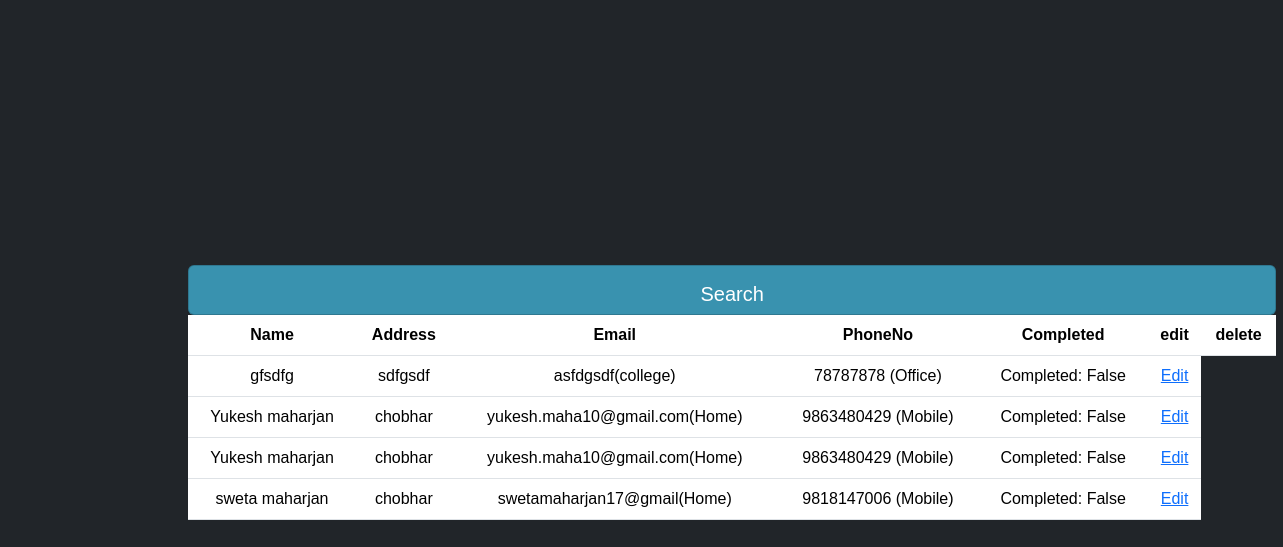
/table, run on an earlier commit of the app's database.
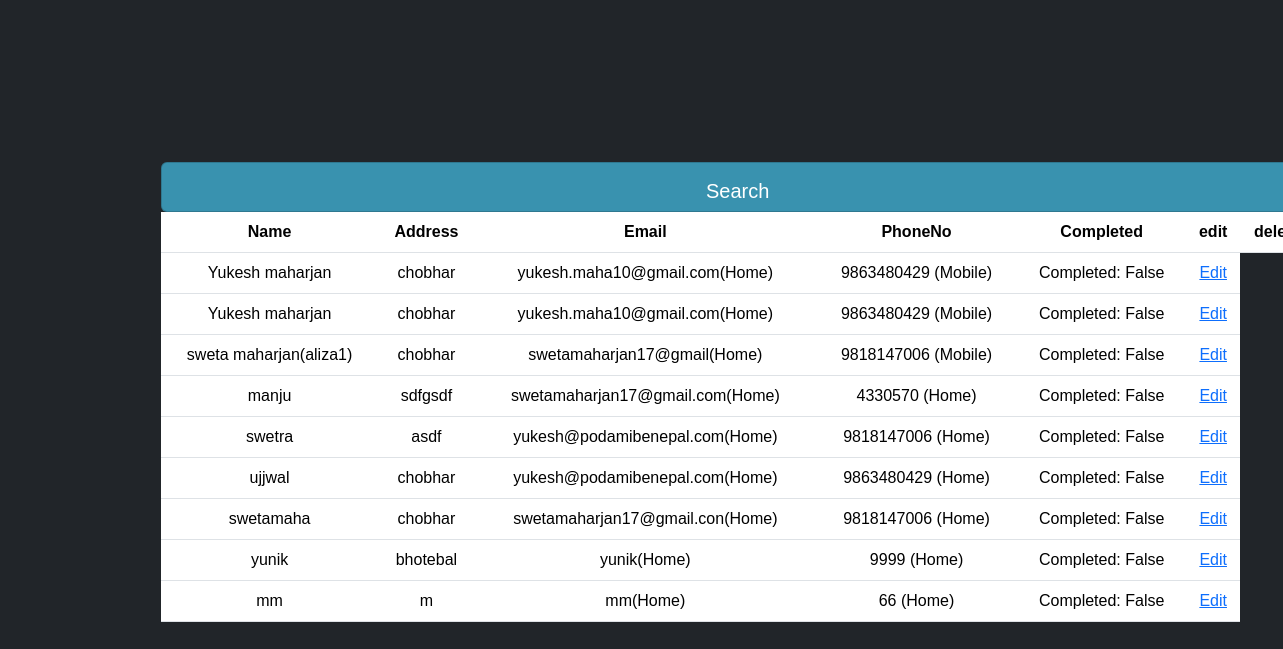
And on a later commit of the database.
### tasks/models.py (models this page shows, shortened)
class Persondetail(models.Model):
    Name = models.CharField(max_length=200,null=True)
    Address=models.CharField(max_length=200,null=True)
    complete=models.BooleanField(default=False,)
    created = models.DateTimeField(auto_now_add=True)
    phoneno=models.ForeignKey(PhoneNO,null=True,on_delete=models.SET_NULL)
    email=models.ForeignKey(Email,null=True,on_delete=models.SET_NULL)

class Email(models.Model):
    email = models.CharField(max_length=200,null=True)
    STATUS=(
        ('Home','Home'),
        ('college','college'),
        ('Office','Office'),
    )
    emailtype = models.CharField(max_length=200,null=True,choices=STATUS)

class PhoneNO(models.Model):
    STATUS=(
        ('Home','Home'),
        ('Mobile','Mobile'),
        ('Office','Office'),
    )
    Number=models.IntegerField(null=True)
    Phonetype=models.CharField(max_length=200,null=True,choices=STATUS)

### tasks/views.py (the view)
# urls.py: path('table', views.table,name="table"),
def table(request):
    person=Persondetail.objects.all
    return render(request,"accounts/table.html",{'person':person})

### tasks/templates/accounts/table.html
{% extends 'accounts/main.html' %}
{% block content %}
<div class="container" >
    <div class="row">
       <div class="col-md">
            <div class="card card-body custom-table2 ">
                <h5>Search</h5>
            </div>
            <div class="table-wrapper">
                <table class="table ">
                    <tr>
                        <th>Name</th>
                        <th>Address</th>
                        <th>Email</th>
                        <th>PhoneNo</th>
                        <th>Completed</th>
                        <th>edit</th>
                        <th>delete</th>
                    </tr>
                    {% for persondetail in person %}
                        <tr>
                            <td>{{ persondetail.Name }}</td>
                            <td>{{ persondetail.Address }}</td>
                            <td>{{ persondetail.email.email }}({{ persondetail.email.get_emailtype_display }})</td>
                            <td>{{ persondetail.phoneno.Number }} ({{ persondetail.phoneno.get_Phonetype_display }})</td>
                            <td>Completed: {{ persondetail.complete }}</td>
                            <td><a href="{%url 'edit' persondetail.id %}">Edit</a></td>
                        </tr>
                    {% endfor %}
                </table>
            </div>
        </div>
    </div>
</div>
{%endblock%}

### tasks/templates/accounts/main.html (shortened to what this page needs)
{% load static %}
<!doctype html>
<html lang="en" class="h-100" data-bs-theme="auto">
  <head><script src="/static/js/color-modes.js"></script>
    <link href="https://cdn.jsdelivr.net/npm/bootstrap@5.3.3/dist/css/bootstrap.min.css" rel="stylesheet">
    <link rel="stylesheet" href="https://cdn.jsdelivr.net/npm/@docsearch/css@3">
    <link href="/static/css/bootstrap.min.css" rel="stylesheet">
    <link rel="stylesheet" href="/static/css/styles.css">
  </head>
  <body class="d-flex h-100 text-center text-bg-dark">
    {%block content%}
    {%endblock%}
    </body>
</html>

### static/css/styles.css (style rules this page uses)
* { margin:0; padding: 0; box-sizing :border-box; }
body { font-family: Arial, sans-serif; background-color: #f0f0f0; color: #333; margin: 0; padding: 0; }
.custom-table2 { background-color: rgb(57, 146, 175); width: 120%; height: 50px; / }
.table-wrapper { width: 120%; overflow-x: 0 auto; display:block; }
.container { display: flex; justify-content: center; align-items: center; }

What changed in the data, as far as the page shows it:
removed Persondetail: Name "gfsdfg", Address "sdfgsdf", email.email "asfdgsdf", email.emailtype "college", phoneno.Number "78787878", phoneno.Phonetype "Office", complete "False"
changed Persondetail "swetamaharjan17@gmail": Name "sweta maharjan" → "sweta maharjan(aliza1)"
added Persondetail: Name "manju", Address "sdfgsdf", email.email "swetamaharjan17@gmail.com", email.emailtype "Home", phoneno.Number "4330570", phoneno.Phonetype "Home", complete "False"
added Persondetail: Name "swetra", Address "asdf", email.email "yukesh@podamibenepal.com", email.emailtype "Home", phoneno.Number "9818147006", phoneno.Phonetype "Home", complete "False"
added Persondetail: Name "ujjwal", Address "chobhar", email.email "yukesh@podamibenepal.com", email.emailtype "Home", phoneno.Number "9863480429", phoneno.Phonetype "Home", complete "False"
added Persondetail: Name "swetamaha", Address "chobhar", email.email "swetamaharjan17@gmail.con", email.emailtype "Home", phoneno.Number "9818147006", phoneno.Phonetype "Home", complete "False"
added Persondetail: Name "yunik", Address "bhotebal", email.email "yunik", email.emailtype "Home", phoneno.Number "9999", phoneno.Phonetype "Home", complete "False"
added Persondetail: Name "mm", Address "m", email.email "mm", email.emailtype "Home", phoneno.Number "66", phoneno.Phonetype "Home", complete "False"
